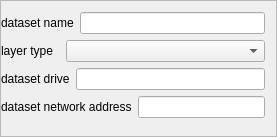
<?xml version="1.0" encoding="UTF-8"?>
<ui version="4.0">
 <class>CGxDataSetLayerProWindow</class>
 <widget class="QWidget" name="CGxDataSetLayerProWindow">
  <property name="geometry">
   <rect>
    <x>0</x>
    <y>0</y>
    <width>277</width>
    <height>137</height>
   </rect>
  </property>
  <property name="windowTitle">
   <string>CGxDataSetLayerProWindow</string>
  </property>
  <layout class="QVBoxLayout" name="verticalLayout">
   <property name="spacing">
    <number>0</number>
   </property>
   <property name="leftMargin">
    <number>0</number>
   </property>
   <property name="topMargin">
    <number>0</number>
   </property>
   <property name="rightMargin">
    <number>0</number>
   </property>
   <property name="bottomMargin">
    <number>0</number>
   </property>
   <item>
    <widget class="QScrollArea" name="scrollArea">
     <property name="widgetResizable">
      <bool>true</bool>
     </property>
     <widget class="QWidget" name="scrollAreaWidgetContents">
      <property name="geometry">
       <rect>
        <x>0</x>
        <y>0</y>
        <width>275</width>
        <height>135</height>
       </rect>
      </property>
      <layout class="QGridLayout" name="gridLayout">
       <property name="leftMargin">
        <number>0</number>
       </property>
       <item row="0" column="0">
        <layout class="QHBoxLayout" name="horizontalLayout_2">
         <item>
          <widget class="QLabel" name="label_2">
           <property name="text">
            <string>dataset name</string>
           </property>
          </widget>
         </item>
         <item>
          <widget class="QLineEdit" name="pDataSetNameEdit">
           <property name="contextMenuPolicy">
            <enum>Qt::NoContextMenu</enum>
           </property>
           <property name="readOnly">
            <bool>false</bool>
           </property>
          </widget>
         </item>
        </layout>
       </item>
       <item row="1" column="0">
        <layout class="QHBoxLayout" name="horizontalLayout_4">
         <item>
          <widget class="QLabel" name="label_5">
           <property name="text">
            <string>layer type  </string>
           </property>
          </widget>
         </item>
         <item>
          <widget class="QComboBox" name="pLayerTypeCBBox">
           <property name="sizePolicy">
            <sizepolicy hsizetype="Expanding" vsizetype="Fixed">
             <horstretch>0</horstretch>
             <verstretch>0</verstretch>
            </sizepolicy>
           </property>
          </widget>
         </item>
        </layout>
       </item>
       <item row="2" column="0">
        <layout class="QHBoxLayout" name="horizontalLayout">
         <item>
          <widget class="QLabel" name="label">
           <property name="text">
            <string>dataset drive</string>
           </property>
          </widget>
         </item>
         <item>
          <widget class="QLineEdit" name="pDataSetDriveEdit">
           <property name="contextMenuPolicy">
            <enum>Qt::NoContextMenu</enum>
           </property>
           <property name="readOnly">
            <bool>true</bool>
           </property>
          </widget>
         </item>
        </layout>
       </item>
       <item row="3" column="0">
        <layout class="QHBoxLayout" name="horizontalLayout_3">
         <item>
          <widget class="QLabel" name="label_3">
           <property name="text">
            <string>dataset network address</string>
           </property>
          </widget>
         </item>
         <item>
          <widget class="QLineEdit" name="pDataSetWebsiteEdit">
           <property name="contextMenuPolicy">
            <enum>Qt::NoContextMenu</enum>
           </property>
           <property name="readOnly">
            <bool>true</bool>
           </property>
          </widget>
         </item>
        </layout>
       </item>
       <item row="4" column="0">
        <spacer name="verticalSpacer">
         <property name="orientation">
          <enum>Qt::Vertical</enum>
         </property>
         <property name="sizeHint" stdset="0">
          <size>
           <width>20</width>
           <height>2</height>
          </size>
         </property>
        </spacer>
       </item>
      </layout>
     </widget>
    </widget>
   </item>
  </layout>
 </widget>
 <layoutdefault spacing="6" margin="11"/>
 <resources/>
 <connections/>
</ui>
